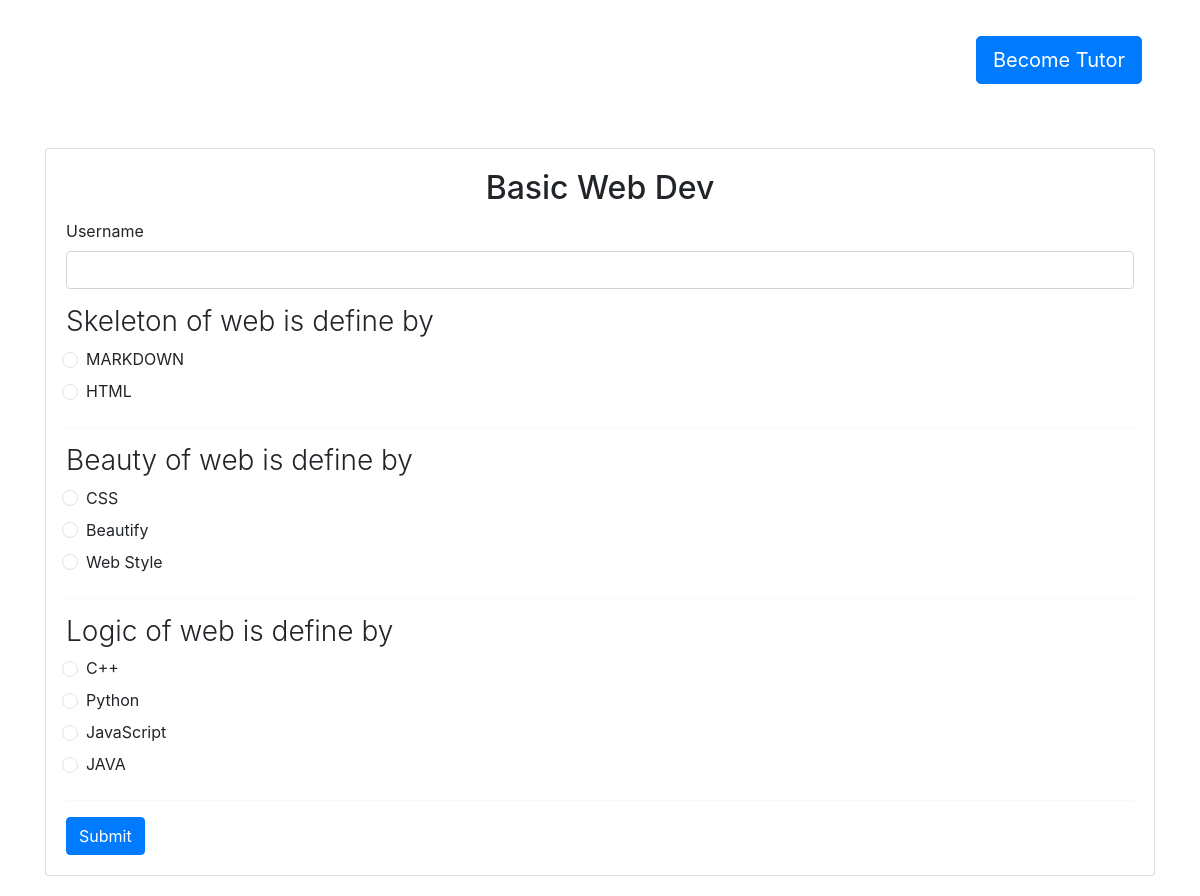
Screenshot of /learn/2/ with the database file from the repository.
### learn/models.py (models this page shows, shortened)
class QuestionSheet(models.Model):
    title = models.CharField(max_length=200)
    tutor = models.ForeignKey(User, on_delete=models.CASCADE, related_name="tutor")
    l = [
        (1, 1),
        (2, 2),
        (3, 3),
        (4, 4),
        (5, 5)]
    level = models.IntegerField(choices=l, default=1)
    def all_questions(self):
        return self.questions.all()

class Question(models.Model):
    OPTIONS = [
        ("a", "a"),
        ("b", "b"),
        ("c", "c"),
        ("d", "d"),
    ]
    question = models.CharField(max_length=500)
    answer = models.CharField(max_length=1, choices=OPTIONS)
    a = models.CharField(max_length=100)
    b = models.CharField(max_length=100)
    c = models.CharField(max_length=100, blank=True, null=True)
    d = models.CharField(max_length=100, blank=True, null=True)
    question_sheet = models.ForeignKey(QuestionSheet, on_delete=models.CASCADE, related_name="questions")
    def all(self):
        def create_options_dict(*options):
            options_dict = dict()
            for key, value in zip(("a", "b", "c", "d"), *options):
                options_dict[key] = value
            return options_dict
        options = [option for option in (self.a, self.b, self.c, self.d) if option]
        return {"question": self.question, "options": create_options_dict(options)}

### learn/views.py (the view)
# urls.py: path('<int:question_sheet_id>/', views.get_question_sheet_by_id, name="question_sheet_id"),
def get_question_sheet_by_id(request, question_sheet_id):
    ok, tutor_username = modify_nav(request)
    question_sheet = get_object_or_404(QuestionSheet, id=question_sheet_id)
    if request.method == "POST":
        answers = extract_question_with_id(question_sheet)
        checked = check_answers(request, answers, question_sheet)
        return render(request, 'leaderboard.html', {"student": checked})
    else:
        raw_questions = question_sheet.all_questions()
        questions = [q.all() for q in raw_questions]
    return render(request, 'question_sheet.html', {"questions": questions, "sheet": question_sheet, "tutor_username": tutor_username, "ok": ok})

### learn/views.py (called while the page is built)
def modify_nav(request):
    ok = 0
    tutor_username = None
    if request.user.is_authenticated:
        ok = 1
        tutor_username = request.user.username
    return ok, tutor_username

### learn/templates/question_sheet.html (shortened to what this page needs)
{% extends "layout.html" %}
{% block body %}
<form method="POST">
    <div class="container mt-5">
        <div class="card">
            <div class="card-body">
                <h2 class="card-title text-center">{{ sheet.title }}</h2>
                <div class="form-group mb-3">
                    <label for="username" class="form-label">Username</label>
                    <input name="username" type="text" class="form-control" id="username" required>
                </div>
                <div class="quiz-container">
                    {% for question in questions %}
                        <div class="question-block mb-4">
                            <h3 class="fw-light">{{ question.question }}</h3>
                            <div class="options">
                                {% for option_key, option_value in question.options.items %}
                                    <div class="form-check mb-2">
                                        <input class="form-check-input" type="radio" name="{{ forloop.parentloop.counter }}" value="{{ option_key }}" required>
                                        <label class="form-check-label">{{ option_value }}</label>
                                    </div>
                                {% endfor %}
                            </div>
                        </div>
                        <hr>
                    {% endfor %}
                    <button type="submit" class="btn btn-primary">Submit</button>
                </div>
            </div>
        </div>
    </div>
</form>
{% endblock %}

### rows the page displays
QuestionSheet: title "Basic Web Dev"
Question: question "Skeleton of web is define by", options "MARKDOWN" "HTML"
Question: question "Beauty of web is define by", options "CSS" "Beautify" "Web Style"
Question: question "Logic of web is define by", options "C++" "Python" "JavaScript" "JAVA"
